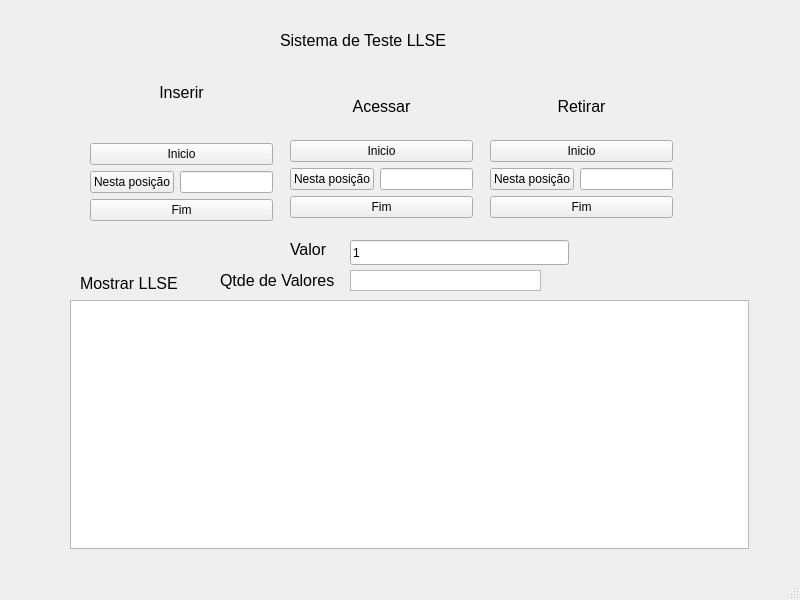
<?xml version="1.0" encoding="UTF-8"?>
<ui version="4.0">
 <class>MainWindow</class>
 <widget class="QMainWindow" name="MainWindow">
  <property name="geometry">
   <rect>
    <x>0</x>
    <y>0</y>
    <width>800</width>
    <height>600</height>
   </rect>
  </property>
  <property name="windowTitle">
   <string>MainWindow</string>
  </property>
  <widget class="QWidget" name="centralwidget">
   <widget class="QLabel" name="label">
    <property name="geometry">
     <rect>
      <x>280</x>
      <y>10</y>
      <width>221</width>
      <height>61</height>
     </rect>
    </property>
    <property name="text">
     <string>&lt;html&gt;&lt;head/&gt;&lt;body&gt;&lt;p&gt;&lt;span style=&quot; font-size:12pt; color:#000000;&quot;&gt;Sistema de Teste LLSE&lt;/span&gt;&lt;/p&gt;&lt;/body&gt;&lt;/html&gt;</string>
    </property>
   </widget>
   <widget class="QLabel" name="label_6">
    <property name="geometry">
     <rect>
      <x>80</x>
      <y>270</y>
      <width>679</width>
      <height>27</height>
     </rect>
    </property>
    <property name="text">
     <string>&lt;html&gt;&lt;head/&gt;&lt;body&gt;&lt;p&gt;&lt;span style=&quot; font-size:12pt;&quot;&gt;Mostrar LLSE&lt;/span&gt;&lt;/p&gt;&lt;/body&gt;&lt;/html&gt;</string>
    </property>
   </widget>
   <widget class="QTextEdit" name="textEditSaida">
    <property name="geometry">
     <rect>
      <x>70</x>
      <y>300</y>
      <width>679</width>
      <height>249</height>
     </rect>
    </property>
    <property name="readOnly">
     <bool>true</bool>
    </property>
   </widget>
   <widget class="QLabel" name="label_5">
    <property name="geometry">
     <rect>
      <x>290</x>
      <y>230</y>
      <width>45</width>
      <height>39</height>
     </rect>
    </property>
    <property name="text">
     <string>&lt;html&gt;&lt;head/&gt;&lt;body&gt;&lt;p&gt;&lt;span style=&quot; font-size:12pt;&quot;&gt;Valor&lt;/span&gt;&lt;/p&gt;&lt;/body&gt;&lt;/html&gt;</string>
    </property>
   </widget>
   <widget class="QLineEdit" name="lineEditValor">
    <property name="geometry">
     <rect>
      <x>350</x>
      <y>240</y>
      <width>219</width>
      <height>25</height>
     </rect>
    </property>
    <property name="inputMask">
     <string>999999</string>
    </property>
    <property name="text">
     <string>1</string>
    </property>
   </widget>
   <widget class="QLabel" name="label_7">
    <property name="geometry">
     <rect>
      <x>220</x>
      <y>270</y>
      <width>121</width>
      <height>20</height>
     </rect>
    </property>
    <property name="font">
     <font>
      <pointsize>12</pointsize>
     </font>
    </property>
    <property name="text">
     <string>Qtde de Valores</string>
    </property>
   </widget>
   <widget class="QTextEdit" name="textEditQuantidade">
    <property name="geometry">
     <rect>
      <x>350</x>
      <y>270</y>
      <width>191</width>
      <height>21</height>
     </rect>
    </property>
    <property name="verticalScrollBarPolicy">
     <enum>Qt::ScrollBarAlwaysOff</enum>
    </property>
    <property name="horizontalScrollBarPolicy">
     <enum>Qt::ScrollBarAlwaysOff</enum>
    </property>
    <property name="readOnly">
     <bool>true</bool>
    </property>
   </widget>
   <widget class="QLabel" name="label_8">
    <property name="geometry">
     <rect>
      <x>20</x>
      <y>10</y>
      <width>71</width>
      <height>91</height>
     </rect>
    </property>
    <property name="text">
     <string/>
    </property>
    <property name="pixmap">
     <pixmap>Arquivos/Foto minha carteirinha.jpeg</pixmap>
    </property>
    <property name="scaledContents">
     <bool>true</bool>
    </property>
   </widget>
   <widget class="QWidget" name="verticalLayoutWidget">
    <property name="geometry">
     <rect>
      <x>290</x>
      <y>79</y>
      <width>183</width>
      <height>139</height>
     </rect>
    </property>
    <layout class="QVBoxLayout" name="verticalLayout">
     <item>
      <widget class="QLabel" name="label_3">
       <property name="text">
        <string>&lt;html&gt;&lt;head/&gt;&lt;body&gt;&lt;p align=&quot;center&quot;&gt;&lt;span style=&quot; font-size:12pt;&quot;&gt;Acessar&lt;/span&gt;&lt;/p&gt;&lt;/body&gt;&lt;/html&gt;</string>
       </property>
      </widget>
     </item>
     <item>
      <widget class="QPushButton" name="btn_acessar">
       <property name="toolTip">
        <string>Acessa o nó ao início da fila</string>
       </property>
       <property name="text">
        <string>Inicio</string>
       </property>
      </widget>
     </item>
     <item>
      <layout class="QHBoxLayout" name="horizontalLayout">
       <item>
        <widget class="QPushButton" name="btn_acessar_posicao">
         <property name="text">
          <string>Nesta posição</string>
         </property>
        </widget>
       </item>
       <item>
        <widget class="QLineEdit" name="lineEdit_acessar_posicao"/>
       </item>
      </layout>
     </item>
     <item>
      <widget class="QPushButton" name="btn_acessar_fim">
       <property name="toolTip">
        <string>Acessa o nó ao final da fila</string>
       </property>
       <property name="text">
        <string>Fim</string>
       </property>
      </widget>
     </item>
    </layout>
   </widget>
   <widget class="QWidget" name="verticalLayoutWidget_2">
    <property name="geometry">
     <rect>
      <x>90</x>
      <y>80</y>
      <width>183</width>
      <height>141</height>
     </rect>
    </property>
    <layout class="QVBoxLayout" name="verticalLayout_2">
     <item>
      <widget class="QLabel" name="label_2">
       <property name="text">
        <string>&lt;!DOCTYPE HTML PUBLIC &quot;-//W3C//DTD HTML 4.0//EN&quot; &quot;http://www.w3.org/TR/REC-html40/strict.dtd&quot;&gt;
&lt;html&gt;&lt;head&gt;&lt;meta name=&quot;qrichtext&quot; content=&quot;1&quot; /&gt;&lt;meta charset=&quot;utf-8&quot; /&gt;&lt;style type=&quot;text/css&quot;&gt;
p, li { white-space: pre-wrap; }
hr { height: 1px; border-width: 0; }
&lt;/style&gt;&lt;/head&gt;&lt;body style=&quot; font-family:'Ubuntu'; font-size:10pt; font-weight:400; font-style:normal;&quot;&gt;
&lt;p align=&quot;center&quot; style=&quot; margin-top:12px; margin-bottom:12px; margin-left:0px; margin-right:0px; -qt-block-indent:0; text-indent:0px;&quot;&gt;&lt;span style=&quot; font-family:'Segoe UI'; font-size:12pt;&quot;&gt;Inserir&lt;/span&gt;&lt;/p&gt;
&lt;p align=&quot;center&quot; style=&quot;-qt-paragraph-type:empty; margin-top:12px; margin-bottom:12px; margin-left:0px; margin-right:0px; -qt-block-indent:0; text-indent:0px; font-family:'Segoe UI'; font-size:12pt;&quot;&gt;&lt;br /&gt;&lt;/p&gt;&lt;/body&gt;&lt;/html&gt;</string>
       </property>
      </widget>
     </item>
     <item>
      <widget class="QPushButton" name="btn_inserir">
       <property name="toolTip">
        <string>Insere um nó ao início da fila</string>
       </property>
       <property name="text">
        <string>Inicio</string>
       </property>
      </widget>
     </item>
     <item>
      <layout class="QHBoxLayout" name="horizontalLayout_2">
       <item>
        <widget class="QPushButton" name="btn_inserir_posicao">
         <property name="text">
          <string>Nesta posição</string>
         </property>
        </widget>
       </item>
       <item>
        <widget class="QLineEdit" name="lineEdit_inserir_posicao"/>
       </item>
      </layout>
     </item>
     <item>
      <widget class="QPushButton" name="btn_inserir_fim">
       <property name="toolTip">
        <string>Insere um nó ao final da fila</string>
       </property>
       <property name="text">
        <string>Fim</string>
       </property>
      </widget>
     </item>
    </layout>
   </widget>
   <widget class="QWidget" name="verticalLayoutWidget_3">
    <property name="geometry">
     <rect>
      <x>490</x>
      <y>79</y>
      <width>183</width>
      <height>139</height>
     </rect>
    </property>
    <layout class="QVBoxLayout" name="verticalLayout_3">
     <item>
      <widget class="QLabel" name="label_4">
       <property name="text">
        <string>&lt;html&gt;&lt;head/&gt;&lt;body&gt;&lt;p align=&quot;center&quot;&gt;&lt;span style=&quot; font-size:12pt;&quot;&gt;Retirar&lt;/span&gt;&lt;/p&gt;&lt;/body&gt;&lt;/html&gt;</string>
       </property>
      </widget>
     </item>
     <item>
      <widget class="QPushButton" name="btn_retirar">
       <property name="toolTip">
        <string>Retira o nó ao início da fila</string>
       </property>
       <property name="text">
        <string>Inicio</string>
       </property>
      </widget>
     </item>
     <item>
      <layout class="QHBoxLayout" name="horizontalLayout_3">
       <item>
        <widget class="QPushButton" name="btn_retirar_posicao">
         <property name="text">
          <string>Nesta posição</string>
         </property>
        </widget>
       </item>
       <item>
        <widget class="QLineEdit" name="lineEdit_retirar_posicao"/>
       </item>
      </layout>
     </item>
     <item>
      <widget class="QPushButton" name="btn_retirar_fim">
       <property name="toolTip">
        <string>Retira o nó ao final da fila</string>
       </property>
       <property name="text">
        <string>Fim</string>
       </property>
      </widget>
     </item>
    </layout>
   </widget>
  </widget>
  <widget class="QMenuBar" name="menubar">
   <property name="geometry">
    <rect>
     <x>0</x>
     <y>0</y>
     <width>800</width>
     <height>26</height>
    </rect>
   </property>
  </widget>
  <widget class="QStatusBar" name="statusbar"/>
 </widget>
 <resources/>
 <connections/>
</ui>
